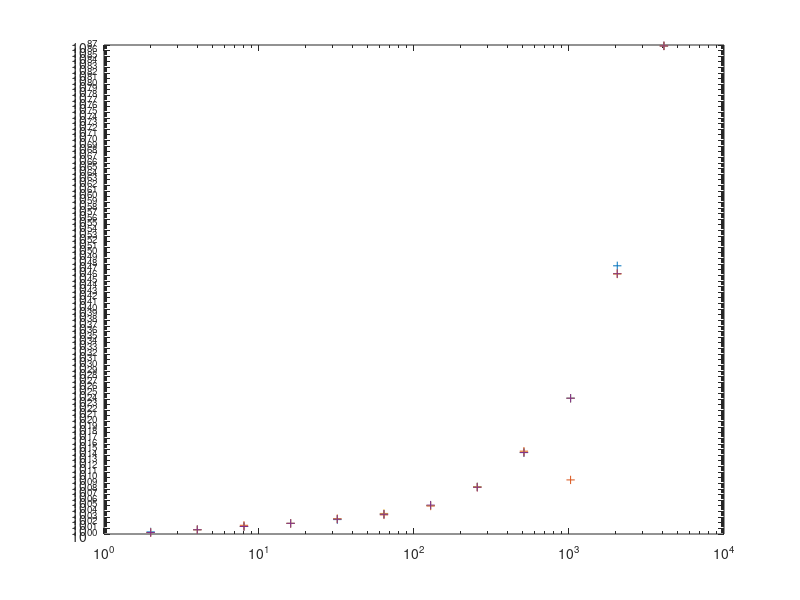

Write MATLAB code to recreate this figure.
function[A, B] = tron()
    A = zeros(1,12);
    B = zeros(12,1);
    C = zeros(12,1);
    D = zeros(12,1);
    E = zeros(12,1);
for i=1:12
    A(1,i)=2^i;
end

B =[2.355555;
5.772174;
21.564825;
78.386117;
367.354380;
3428.785440;
114646.068341;
248251695.189372;
309160795735982.500000;
1442892428620862796595200.000000;
519844648708237113564692356533873350179041574912.000000;
694183551367222034495701190111173477600443568691629837974445508531878326926858378018816.000000
];

C = [ 1.840188;
 5.772174;
 35.456334;
 78.386117;
 518.794468;
 2508.716486;
 95998.564061;
 204856231.360273;
 544849462664011.187500;
 4195517102.495953;
 21391104965534411002172110528820179660917702656.000000;
 694183551367223138775116676601379467161381533015702230151881055793727152930734185906176.000000
];
D=[1.840188;
5.772174;
21.564825;
78.386117;
479.131261;
4572.638623;
116217.714570;
248251695.189372;
350765762371038.062500;
1442892428620863601901568.000000;
17683359367748519392515080667002661056131629056.000000;
694183551367223138775116676601379467161381533015702230151881055793727152930734185906176.000000
];
E=[1.840188;
5.772174;
21.564825;
78.386117;
441.033941;
3428.785440;
139132.300731;
213151074.558358;
309160795735982.562500;
1442892428620863601901568.000000;
19844648708237095817583953338661729225196699648.000000;
694183551367223138775116676601379467161381533015702230151881055793727152930734185906176.000000;
];
Y=[B,C,D,E];
loglog(A, Y, 'LineStyle', 'none', 'Marker','+');
return